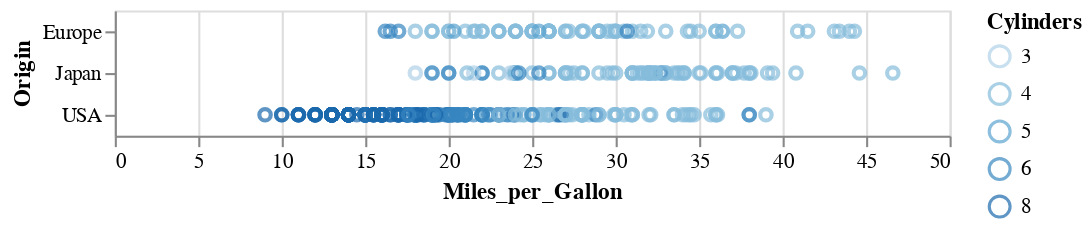

Here is the notebook cell this chart was saved with:
### Markdown cell above
As you can see, it is very easy to make logical changes to the layout.

Notice how the `color` option works for real values (this case) and discrete categories (the case above with `color='Origin'`).

What does this next code do? That is, what is the ":O"? [hint](https://altair-viz.github.io/user_guide/encoding.html#encoding-data-types)

### Code cell
alt.Chart(cars).mark_point().encode(
    y='Origin',
    x='Miles_per_Gallon',
    color='Cylinders:O',
).interactive()

### Figure 1 — Vega-Lite specification as saved in the notebook (floating-point values rounded to 4 significant figures; data arrays with more than 128 entries replaced by an {"elided": "..."} marker saying what was removed)
{"config": {"view": {"continuousWidth": 400, "continuousHeight": 300}}, "data": {"name": "data-f02450ab61490a1363517a0190416235"}, "mark": "point", "encoding": {"color": {"field": "Cylinders", "type": "ordinal"}, "x": {"field": "Miles_per_Gallon", "type": "quantitative"}, "y": {"field": "Origin", "type": "nominal"}}, "selection": {"selector056": {"type": "interval", "bind": "scales", "encodings": ["x", "y"]}}, "$schema": "https://vega.github.io/schema/vega-lite/v4.17.0.json", "datasets": {"data-f02450ab61490a1363517a0190416235": {"elided": "406 records"}}}
